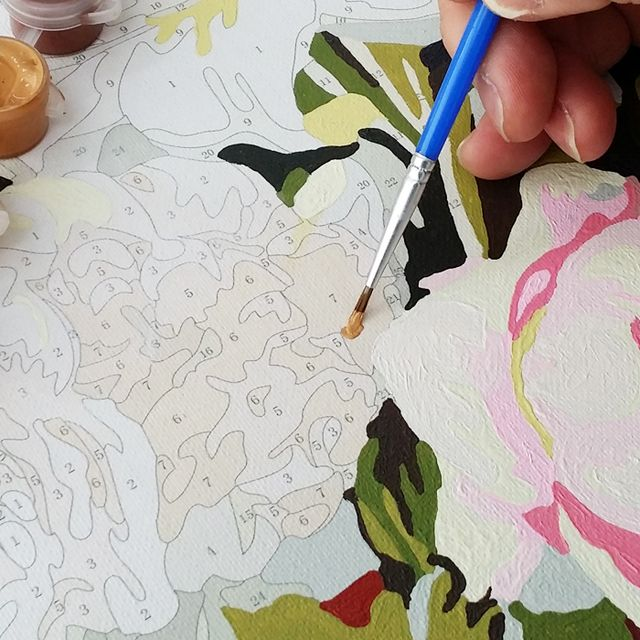
#> input picture pypipo/sample/pipo-example.jpg, 640 x 640 px
$ python -i imageProcessing.py   (imports and definitions only)   (older library calls are emulated)
#> lines starting #> are read from the running program, lines starting #| are printed output that depends on the picture; after the words box and inside, x2 and y2 are one past the last pixel; in counts of white or black regions, pixels touching at a corner belong together
#> further down, picture is the input picture: shape (640, 640, 3); mean B, G, R 167.6, 175.4, 182.4
# -*- coding: utf-8 -*-

import cv2
import numpy as np
from numpy.core.numeric import zeros_like
from scipy.spatial import distance as dist
import numba
from tqdm import trange
import sys


# 색 리스트 반환 함수 (Minku koo)
# [51 lines left out: functions createColorDict, setLabel, label, not called in this run]


# 해당 경로에서 이미지를 numpy형태로 반환
def getImageFromPath(path):
    return cv2.imread(path)


# 해당 이미지에서 색 추출
# [5 lines left out: function getColorFromImage, not called in this run]


# 해당 이미지에서 contours, hierarchy, image_bin 반환
def getContoursFromImage(img):
    # 이진화
    # cv2.COLOR_BGR2HSV

    img = cv2.cvtColor(img, cv2.COLOR_RGB2GRAY)
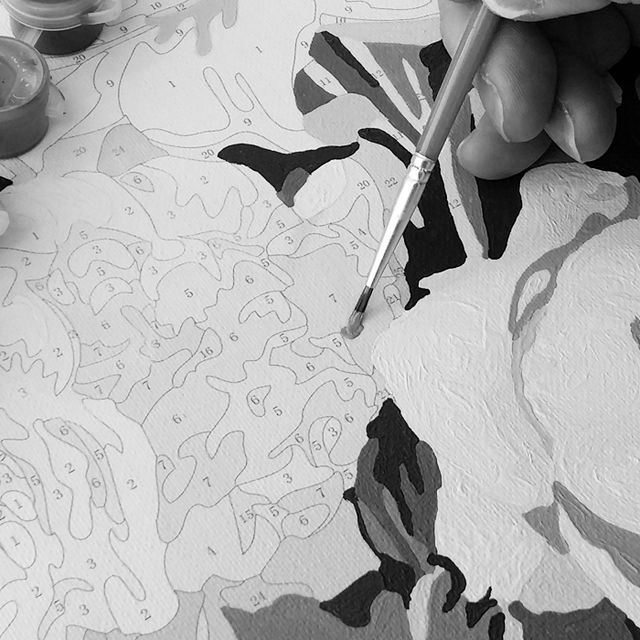
#> img: shape (640, 640); min 0, max 255, mean 173.8

    retval, image_bin = cv2.threshold(img, 127,255, cv2.THRESH_BINARY_INV)
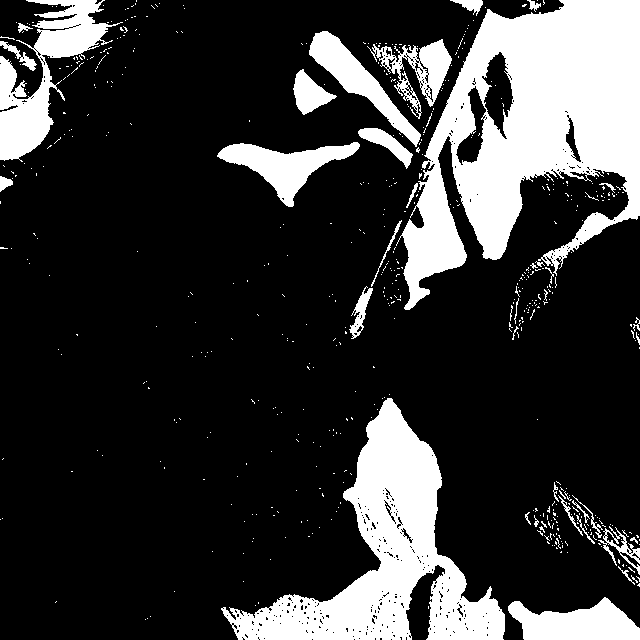
#> image_bin: shape (640, 640); 21.3% white; 554 white regions (518 under 20 px)

    contours, hierarchy = cv2.findContours(image_bin.copy(), cv2.RETR_TREE, cv2.CHAIN_APPROX_NONE)
#> contours = 1036 contours, 991 with area under 20; largest, box (x1, y1, x2, y2) and area: (396, 0, 640, 310) 40453, (221, 398, 505, 640) 23448, (0, 0, 123, 162) 6300, (508, 597, 640, 640) 3550, (217, 142, 360, 207) 3379

    return contours, hierarchy, image_bin


def makeWhiteFromImage(img):
    return np.zeros(img.copy().shape) + 255


# [108 lines left out: functions getImgLabelFromImage, getRadiusCenterCircle, setColorNumberFromContours, setColorLabel, not called in this run]

>>> import cv2
>>> picture = cv2.imread('../pypipo/sample/pipo-example.jpg')
>>> result = getContoursFromImage(picture)
